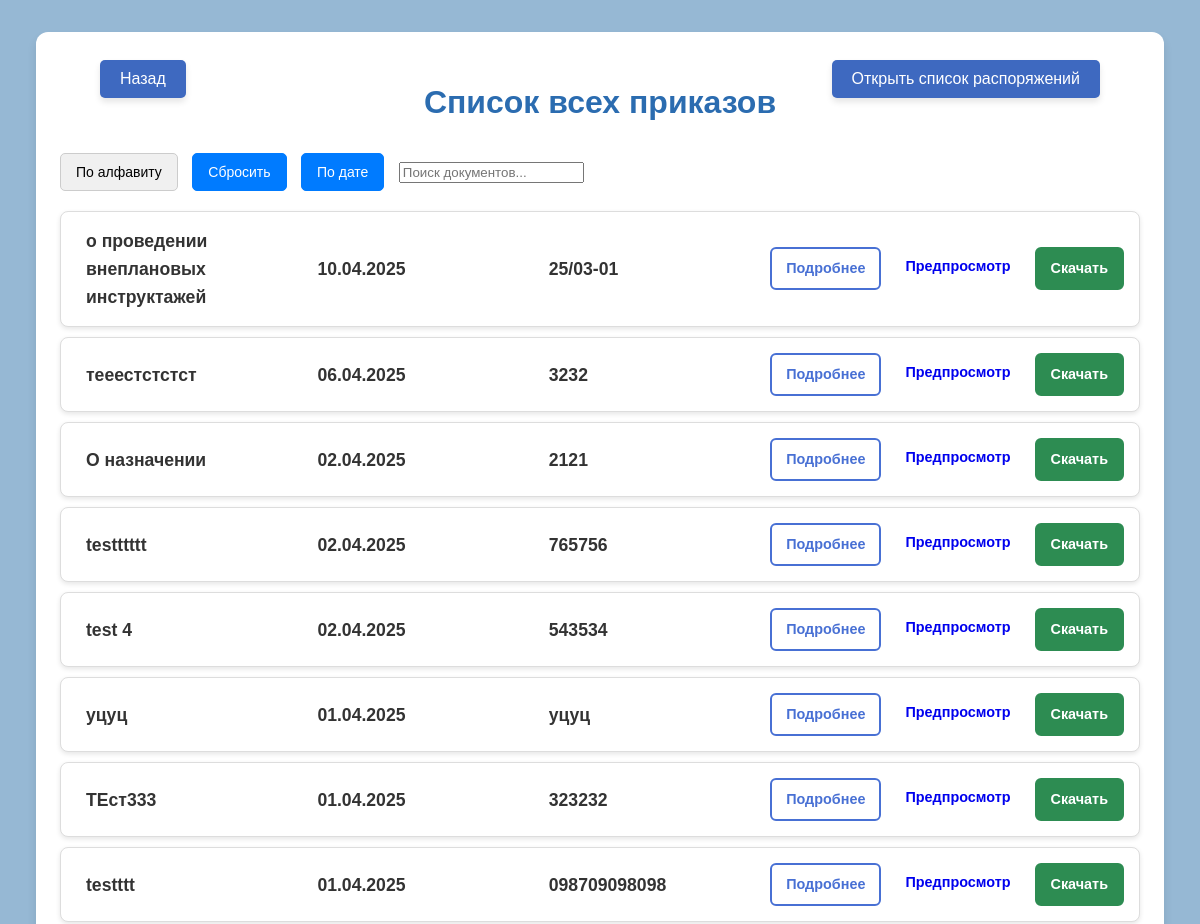
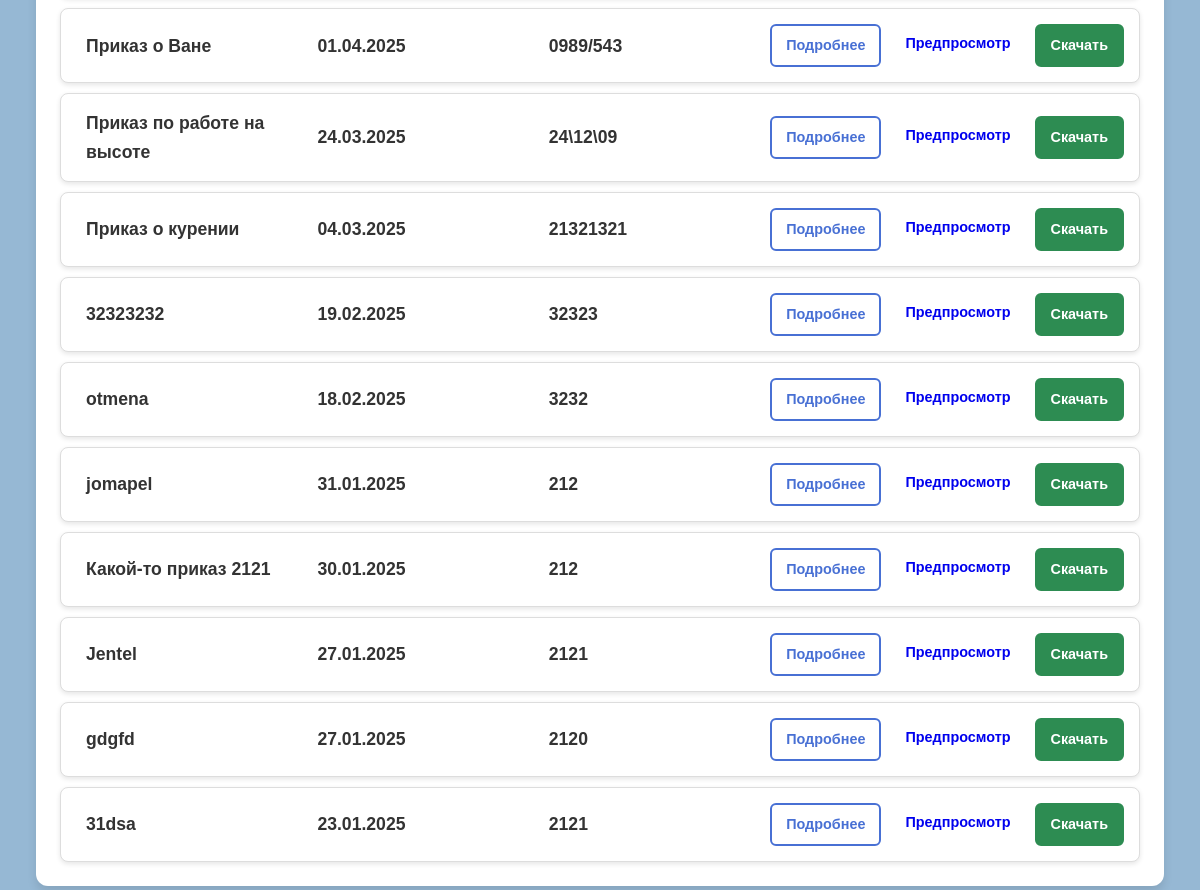
The page /docs/ on the database its author committed (2 pictures, top to bottom).
### autozavod_app/models.py (models this page shows, shortened)
class Doc(models.Model):
    ACTUAL_CHOICES = [
        ("Y", "Актуален"),
        ("N", "Не актуален"),
    ]
    ARCHIVE_CHOICES = [
        ("Y", "Действующий"),
        ("N", "Архив"),
    ]
    GROUP_CHOICES = [
        ("ПБ", "Пожарная безопасность"),
        ("ПР", "Промышленная безопасность"),
        ("ОТ", "Охрана труда"),
        ("ЭК", "Экология"),
        ("HR", "HR"),
    ]
    name = models.CharField(max_length=100, null=True, blank=True, verbose_name="Имя")
    id_doc = models.CharField(
        max_length=100, null=True, blank=True, verbose_name="id документа"
    )
    type_doc = models.ManyToManyField(TypeDoc, verbose_name="Тип документа", blank=True)
    mayor = models.ManyToManyField(Stuff, blank=True, verbose_name="Ответственные")
    responsible_not = models.ManyToManyField(
        Stuff, blank=True, verbose_name="Не ознакомлены", related_name="responsible"
    )
    responsible = models.ManyToManyField(
        Stuff, blank=True, verbose_name="Ознакомлены", related_name="responsible_not"
    )
    status = models.CharField(
        max_length=1, choices=ARCHIVE_CHOICES, verbose_name="Статус приказа"
    )
    actual = models.CharField(
        max_length=1,
        choices=ACTUAL_CHOICES,
        null=True,
        blank=True,
        verbose_name="Актуальность",
    )
    group = models.CharField(
        max_length=2,
        choices=GROUP_CHOICES,
        null=True,
        blank=True,
        verbose_name="Направление",
    )
    workshop = models.ManyToManyField(Workshop, blank=True, verbose_name="Цех")
    evp_class = models.ManyToManyField(
        EVP_CLASS, blank=True, verbose_name="Группа ознакомления"
    )
    date = models.DateField(blank=True, null=True, verbose_name="Дата выпуска")
    process = models.ManyToManyField(
        Process, blank=True, verbose_name="Действия к приказу"
    )
    orders = models.ManyToManyField(Orders, blank=True, verbose_name="Распоряжения")
    comment = models.TextField(max_length=40, blank=True, null=True)
    link = models.FileField(
        upload_to="autozavod_app/media", null=True, verbose_name="Загрузка документа"
    )

### autozavod_app/views.py (the view)
# urls.py: path("docs/", views.show_all_docs, name='show_doc'),
def show_all_docs(request):
    docs = Doc.objects.prefetch_related("workshop").all()
    sort_by = request.GET.get(
        "sort_by", "date"
    )  # По умолчанию сортируем по дате выпуска
    if sort_by == "name":
        docs = docs.order_by("name")  # Сортировка по алфавиту
    elif sort_by == "release_date":
        docs = docs.order_by("date")  # Сортировка по новизне (сначала новые)
    elif sort_by == "date":
        docs = docs.order_by("-date")  # Сортировка по дате (сначала старые)
    return render(
        request, "autozavod_app/show_all_docs.html", {"docs": docs, "sort_by": sort_by}
    )

### autozavod_app/templates/autozavod_app/show_all_docs.html (shortened to what this page needs)
{% load static %}
<!DOCTYPE html>
<html lang="en">
<head>
    <link rel="stylesheet" href="{% static 'autozavod_app/css/show_doc.css' %}?v=1">
</head>
<body class="page-body">
    <button class="back-button" onclick="window.location.href='http://127.0.0.1:8000'">Назад</button>
    <button class="back-button-right" onclick="window.location.href='http://127.0.0.1:8000/orders'">Открыть список распоряжений</button>
    <div class="container">
        <h1 class="title">Список всех приказов</h1>
        <div class="sort-buttons">
            <button onclick="window.location.href='?sort_by=name'" class="sort-button {% if sort_by == 'name' %}active{% endif %}">
                По алфавиту
            </button>
            <button onclick="window.location.href='?sort_by=release_date'" class="sort-button {% if sort_by == 'date' %}active{% endif %}">
               Сбросить
            </button>
            <button onclick="window.location.href='?sort_by=date'" class="sort-button {% if sort_by == 'date' %}active{% endif %}">
                По дате
            </button>
                    <input
                type="text"
                id="searchInput"
                placeholder="Поиск документов..."
                class="search-input"
                />
        </div>
        {% if docs %}
            <div class="documents-list">
                {% for doc in docs %}
                <div class="document-item">
                    <span class="document-name">{{ doc.name }}</span>
                    <span class="document-name">{{ doc.date|date:"d.m.Y" }}</span>
                    <span class="document-name">{{ doc.id_doc }}</span>
                    <div class="document-buttons">
                        <a href="/docs/info/{{ doc.id }}" class="btn btn-details">Подробнее</a>
                        <a href="{{ doc.link.url }}" target="_blank" class="btn btn-preview">Предпросмотр</a>
                        <a href="{{ doc.link.url }}" download class="btn btn-download">Скачать</a>
                    </div>
                </div>
                {% endfor %}
            </div>
        {% else %}
            <p class="no-documents">Нет документов для выбранного цеха.</p>
        {% endif %}
    </div>
</body>
</html>

### autozavod_app/static/autozavod_app/css/show_doc.css (style rules this page uses)
body.page-body { font-family: Arial, sans-serif; background: rgb(150, 184, 212); color: #1a202c; margin: 0; padding: 0; line-height: 1.6; }
.container { max-width: 90%; margin: 2rem auto; padding: 1.5rem; background: #ffffff; border-radius: 12px; box-shadow: 0 6px 10px rgba(0, 0, 0, 0.1); }
.title { font-size: 2rem; font-weight: bold; margin-bottom: 1.5rem; text-align: center; color: #2b6cb0; }
.documents-list { display: flex; flex-direction: column; gap: 10px; padding: 0; margin: 0; }
.document-item { display: flex; align-items: center; justify-content: space-between; background-color: #ffffff; border-radius: 8px; padding: 15px; border: 1px solid #ddd; box-shadow: 0 2px 5px rgba(0, 0, 0, 0.1); transition: transform 0.2s ease-in-out, box-shadow 0.2s ease-in-out; box-sizing: border-box; }
.document-name { font-size: 1.1rem; font-weight: bold; color: #333; flex: 1; padding-left: 10px; }
.document-buttons { display: flex; gap: 10px; }
.btn { display: inline-block; padding: 8px 14px; font-size: 0.9rem; font-weight: bold; border-radius: 6px; text-decoration: none; text-align: center; transition: all 0.3s ease; cursor: pointer; }
.btn-details { color: #4870d4; border: 2px solid #4870d4; background-color: white; }
.btn-download { color: white; background-color: #2d8c52; border: 2px solid #2d8c52; }
.back-button { position: absolute; top: 60px; left: 100px; padding: 10px 20px; background-color: #3e69c0; color: white; border: none; border-radius: 5px; font-size: 16px; cursor: pointer; box-shadow: 0 4px 6px rgba(0, 0, 0, 0.1); transition: background-color 0.3s ease; }
.back-button-right { position: absolute; top: 60px; right: 100px; padding: 10px 20px; background-color: #3e69c0; color: white; border: none; border-radius: 5px; font-size: 16px; cursor: pointer; box-shadow: 0 4px 6px rgba(0, 0, 0, 0.1); transition: background-color 0.3s ease; }
.sort-buttons { margin-bottom: 20px; }
.sort-button { background-color: #f0f0f0; border: 1px solid #ccc; padding: 10px 15px; margin-right: 10px; cursor: pointer; border-radius: 5px; font-size: 14px; }
.sort-button.active { background-color: #007bff; color: white; border-color: #007bff; }

### rows shown on the page
Doc: name "о проведении внеплановых инструктажей", date "10.04.2025", id_doc "25/03-01"
Doc: name "тееестстстст", date "06.04.2025", id_doc "3232"
Doc: name "О назначении", date "02.04.2025", id_doc "2121"
Doc: name "testttttt", date "02.04.2025", id_doc "765756"
Doc: name "test 4", date "02.04.2025", id_doc "543534"
Doc: name "уцуц", date "01.04.2025", id_doc "уцуц"
Doc: name "ТЕст333", date "01.04.2025", id_doc "323232"
Doc: name "testttt", date "01.04.2025", id_doc "098709098098"
Doc: name "Приказ о Ване", date "01.04.2025", id_doc "0989/543"
Doc: name "Приказ по работе на высоте", date "24.03.2025", id_doc "24\\12\\09"
Doc: name "Приказ о курении", date "04.03.2025", id_doc "21321321"
Doc: name "32323232", date "19.02.2025", id_doc "32323"
Doc: name "otmena", date "18.02.2025", id_doc "3232"
Doc: name "jomapel", date "31.01.2025", id_doc "212"
Doc: name "Какой-то приказ 2121", date "30.01.2025", id_doc "212"
Doc: name "Jentel", date "27.01.2025", id_doc "2121"
Doc: name "gdgfd", date "27.01.2025", id_doc "2120"
Doc: name "31dsa", date "23.01.2025", id_doc "2121"
